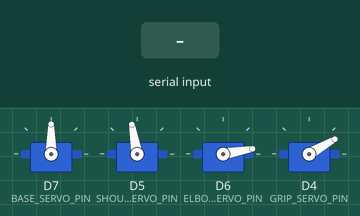
A sketch run on a simulated ESP8266 (NodeMCU). Shown: 4 × servo. The test bench sets the inputs (shaded band). WiFi joins after 1.5 s; servers stay silent unless stated; what the sketch prints to the serial monitor is not drawn.

Above: at 6.0 s.
6.1 s: "r\n" received over Serial
At 6.9 s:
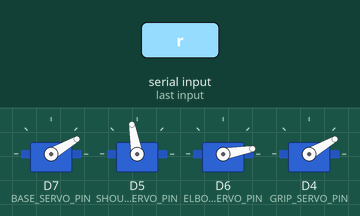
At 7.8 s:
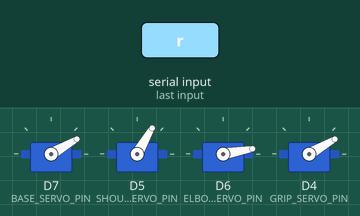
Timing chart, 0 to 16.6 s (numbered marks = the images above; inputs shaded):
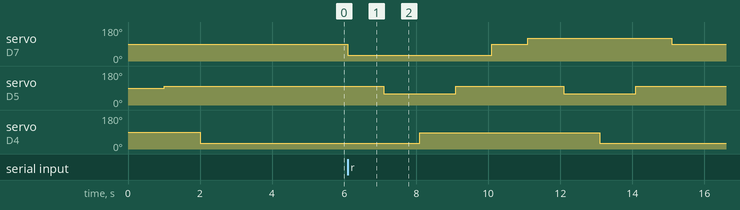

Measured:
- after the input at 6.1 s, servo on D7 (BASE_SERVO_PIN): 90° → 30° at once, → 90° 4.0 s later, → 120° 1.0 s later, → 90° 4.0 s later; servo on D5 (SHOULDER_SERVO_PIN): alternates 100° for 3.0 s and 60° for 2.0 s, 4 changes in all, then stays 100°, starting after 1.0 s; servo on D4 (GRIP_SERVO_PIN): 30° → 85° after 2.0 s, → 30° 5.0 s later

The sketch:

robotic_arm_esp32.ino
```cpp
#define BLYNK_TEMPLATE_ID "TMPL3xuehkRRn"
#define BLYNK_TEMPLATE_NAME "sortingbotttt"
#define BLYNK_AUTH_TOKEN "99TbFF8V5U-V4llBr3dspYJ9iVq09bGs"

#include <ESP8266WiFi.h>
#include <BlynkSimpleEsp8266.h>
#include <Servo.h>
#include <ctype.h>

// WiFi
char ssid[] = "test";
char pass[] = "12345678";

// ESP8266 (NodeMCU) pin mapping
// D7 = GPIO13, D5 = GPIO14, D6 = GPIO12, D4 = GPIO2
#define BASE_SERVO_PIN     D7
#define SHOULDER_SERVO_PIN D5
#define ELBOW_SERVO_PIN    D6
#define GRIP_SERVO_PIN     D4

Servo baseServo;
Servo shoulderServo;
Servo elbowServo;
Servo gripServo;

bool busy = false;

// Counters for Blynk
int redCount = 0;
int blueCount = 0;
int greenCount = 0;

void goHome();
void moveColour(int finalBaseAngle, bool elbowActive);

void setup() {
  Serial.begin(115200);  // MUST match Python baud

  baseServo.attach(BASE_SERVO_PIN);
  shoulderServo.attach(SHOULDER_SERVO_PIN);
  elbowServo.attach(ELBOW_SERVO_PIN);
  gripServo.attach(GRIP_SERVO_PIN);

  Serial.println("Commands: r=red, b=blue, g=green, h=home");
  goHome();

  // WiFi connect
  Serial.print("Connecting to WiFi");
  WiFi.begin(ssid, pass);

  int attempts = 0;
  while (WiFi.status() != WL_CONNECTED && attempts < 20) {
    delay(500);
    Serial.print(".");
    attempts++;
  }

  if (WiFi.status() == WL_CONNECTED) {
    Serial.println("\nWiFi Connected");
    Serial.print("IP: ");
    Serial.println(WiFi.localIP());
    Blynk.virtualWrite(V7, 1);  // WiFi status
  } else {
    Serial.println("\nWiFi Failed");
    Blynk.virtualWrite(V7, 0);  // WiFi status
  }

  // Blynk connect
  Blynk.config(BLYNK_AUTH_TOKEN, "blynk.cloud", 80);
  if (Blynk.connect(10000)) {
    Serial.println("Blynk Connected");
    Blynk.virtualWrite(V8, 1);  // Blynk status
    Blynk.virtualWrite(V0, redCount);
    Blynk.virtualWrite(V1, blueCount);
    Blynk.virtualWrite(V2, greenCount);
  } else {
    Serial.println("Blynk Failed");
    Blynk.virtualWrite(V8, 0);  // Blynk status
  }
}

void loop() {
  Blynk.run();

  if (Serial.available() > 0 && !busy) {
    char c = (char)Serial.read();
    c = tolower(c);

    if (c == '\n' || c == '\r' || c == ' ') return;

    Serial.print("Received: ");
    Serial.println(c);

    busy = true;
    Blynk.virtualWrite(V6, 1);  // arm moving

    if (c == 'r') {
      Serial.println("RED command received");
      moveColour(120, false);
      redCount++;
      Blynk.virtualWrite(V0, redCount);
    } else if (c == 'b') {
      Serial.println("BLUE command received");
      moveColour(150, false);
      blueCount++;
      Blynk.virtualWrite(V1, blueCount);
    } else if (c == 'g') {
      Serial.println("GREEN command received");
      moveColour(150, true);
      greenCount++;
      Blynk.virtualWrite(V2, greenCount);
    } else if (c == 'h') {
      Serial.println("HOME command received");
      goHome();
    } else {
      Serial.println("Invalid command. Use r, b, g, or h.");
    }

    busy = false;
    Blynk.virtualWrite(V6, 0);  // arm idle
    Serial.println("READY for next command");
  }
}

// ---------------- FUNCTIONS ----------------

void goHome() {
  baseServo.write(90);
  delay(1000);

  shoulderServo.write(100);
  elbowServo.write(10);
  delay(1000);

  gripServo.write(30);
  delay(1000);
}

void moveColour(int finalBaseAngle, bool elbowActive) {
  baseServo.write(30);
  delay(1000);

  shoulderServo.write(60);
  delay(1000);

  gripServo.write(85);
  delay(1000);

  shoulderServo.write(100);
  delay(1000);

  baseServo.write(90);
  delay(1000);

  baseServo.write(finalBaseAngle);
  delay(1000);

  if (elbowActive) {
    Serial.println("ELBOW MOVING FOR PLACING");
    elbowServo.write(60);
    delay(500);
  }

  shoulderServo.write(60);
  delay(1000);

  gripServo.write(30);
  delay(1000);

  if (!elbowActive) {
    shoulderServo.write(100);
    delay(1000);

    baseServo.write(90);
    delay(1000);

    goHome();
    return;
  }

  shoulderServo.write(100);
  delay(1000);

  elbowServo.write(10);
  delay(500);

  baseServo.write(90);
  delay(1000);

  goHome();
}
```
